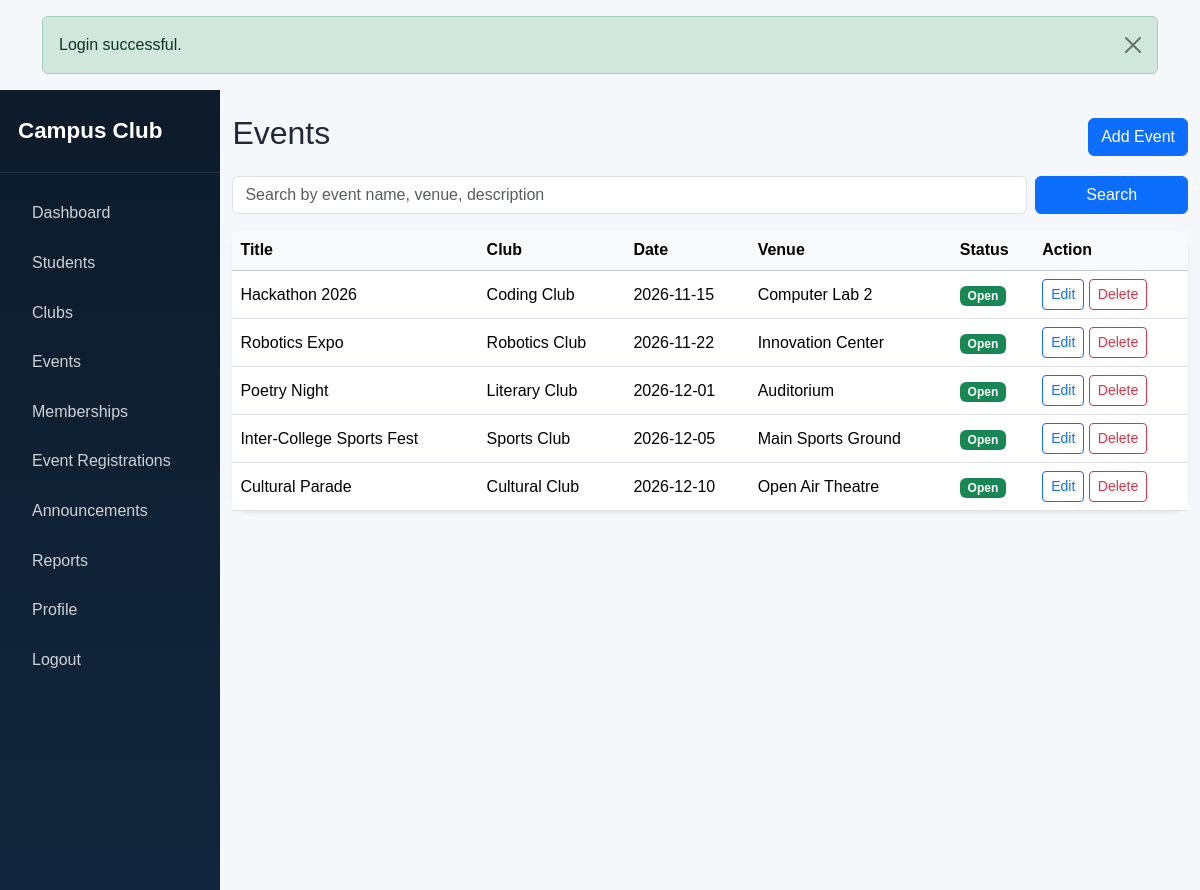
/admin/events.php (signed in), run on the app's committed database.
### tables this page shows
CREATE TABLE `events` (
  `id` INT AUTO_INCREMENT PRIMARY KEY,
  `club_id` INT NOT NULL,
  `title` VARCHAR(180) NOT NULL,
  `description` TEXT NOT NULL,
  `event_date` DATE NOT NULL,
  `event_time` TIME NOT NULL,
  `venue` VARCHAR(180) NOT NULL,
  `max_participants` INT NOT NULL,
  `registration_deadline` DATE NOT NULL,
  `image` VARCHAR(255) DEFAULT NULL,
  `status` ENUM('open','closed') NOT NULL DEFAULT 'open',
  `created_at` TIMESTAMP DEFAULT CURRENT_TIMESTAMP,
  FOREIGN KEY (`club_id`) REFERENCES `clubs`(`id`) ON DELETE CASCADE,
  INDEX `idx_event_date` (`event_date`),
  INDEX `idx_event_title` (`title`)
);

CREATE TABLE `clubs` (
  `id` INT AUTO_INCREMENT PRIMARY KEY,
  `name` VARCHAR(150) NOT NULL,
  `description` TEXT NOT NULL,
  `category` VARCHAR(100) NOT NULL,
  `faculty_coordinator` VARCHAR(150) NOT NULL,
  `contact_email` VARCHAR(150) NOT NULL,
  `meeting_location` VARCHAR(180) NOT NULL,
  `meeting_schedule` VARCHAR(120) NOT NULL,
  `image` VARCHAR(255) DEFAULT NULL,
  `status` ENUM('active','inactive') NOT NULL DEFAULT 'active',
  `created_at` TIMESTAMP DEFAULT CURRENT_TIMESTAMP,
  INDEX `idx_club_category` (`category`),
  INDEX `idx_club_name` (`name`)
);

### config/auth.php (called while the page is built, shortened)
<?php
function e($value): string
{
    return htmlspecialchars((string)$value, ENT_QUOTES, 'UTF-8');
}

### admin/events.php (the view, shortened to what this page needs)
<?php
require_once __DIR__ . '/../config/auth.php';
include __DIR__ . '/../includes/header.php';
$pdo = getPDO();
$search = $_GET['search'] ?? '';
$where = ['1=1'];
$params = [];
$stmt = $pdo->prepare('SELECT e.*, c.name AS club_name FROM events e JOIN clubs c ON c.id = e.club_id WHERE ' . implode(' AND ', $where) . ' ORDER BY e.event_date ASC');
$stmt->execute($params);
$events = $stmt->fetchAll();
?>
<div class="d-flex">
    <?php include __DIR__ . '/../includes/sidebar.php'; ?>
    <main class="main-content">
        <div class="container-fluid py-4">
            <div class="d-flex justify-content-between align-items-center mb-3">
                <h2>Events</h2>
                <a href="<?= BASE_URL ?>/admin/add_event.php" class="btn btn-primary">Add Event</a>
            </div>
            <form class="row g-2 mb-3" method="GET">
                <div class="col-md-10"><input type="text" class="form-control" name="search" value="<?= e($search) ?>" placeholder="Search by event name, venue, description"></div>
                <div class="col-md-2"><button class="btn btn-primary w-100" type="submit">Search</button></div>
            </form>
            <div class="card shadow-sm border-0">
                <div class="card-body p-0">
                    <div class="table-responsive">
                        <table class="table table-hover mb-0 align-middle">
                            <thead class="table-light"><tr><th>Title</th><th>Club</th><th>Date</th><th>Venue</th><th>Status</th><th>Action</th></tr></thead>
                            <tbody>
                                <?php foreach ($events as $event): ?>
                                    <tr>
                                        <td><?= e($event['title']) ?></td>
                                        <td><?= e($event['club_name']) ?></td>
                                        <td><?= e($event['event_date']) ?></td>
                                        <td><?= e($event['venue']) ?></td>
                                        <td><span class="badge <?= $event['status'] === 'open' ? 'bg-success' : 'bg-secondary' ?>"><?= e(ucfirst($event['status'])) ?></span></td>
                                        <td>
                                            <a href="<?= BASE_URL ?>/admin/edit_event.php?id=<?= (int)$event['id'] ?>" class="btn btn-sm btn-outline-primary">Edit</a>
                                            <a href="<?= BASE_URL ?>/admin/delete_event.php?id=<?= (int)$event['id'] ?>" class="btn btn-sm btn-outline-danger" onclick="return confirm('Delete this event?')">Delete</a>
                                        </td>
                                    </tr>
                                <?php endforeach; ?>
                            </tbody>
                        </table>
                    </div>
                </div>
            </div>
        </div>
    </main>
</div>
<?php include __DIR__ . '/../includes/footer.php'; ?>

### assets/css/style.css (style rules this page uses)
.card { border-radius: 18px; }
.main-content { width: 100%; min-height: 100vh; background: #f5f7fb; }

### data on the page
events: title "Hackathon 2026", club.name "Coding Club", event_date "2026-11-15", venue "Computer Lab 2", status "Open"
events: title "Robotics Expo", club.name "Robotics Club", event_date "2026-11-22", venue "Innovation Center", status "Open"
events: title "Poetry Night", club.name "Literary Club", event_date "2026-12-01", venue "Auditorium", status "Open"
events: title "Inter-College Sports Fest", club.name "Sports Club", event_date "2026-12-05", venue "Main Sports Ground", status "Open"
events: title "Cultural Parade", club.name "Cultural Club", event_date "2026-12-10", venue "Open Air Theatre", status "Open"

### other printed values
$message "Login successful."
